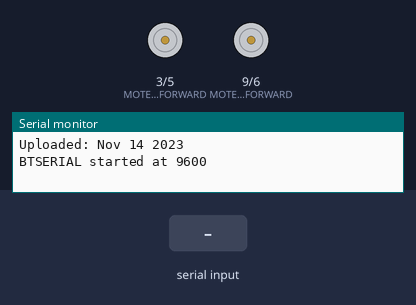
The sketch below on a simulated Arduino Uno, built with avr-gcc and run on an emulated ATmega328P. On the bench: motor-driver pin pairs drawn as motors (green arrow = first pin HIGH = forward, orange = second pin HIGH = backward, longer = more drive), the last lines printed to the serial monitor. Inputs (shaded band) come from the test bench.

Above: at 1.2 s.
1.3 s: "a" received over the second serial link
At 2.1 s:
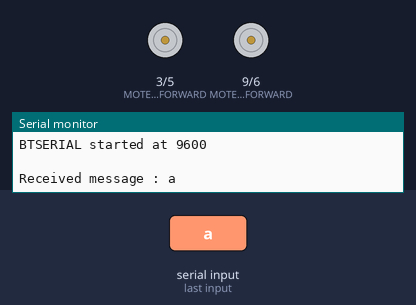
2.8 s: "r" received over the second serial link
At 3.2 s:
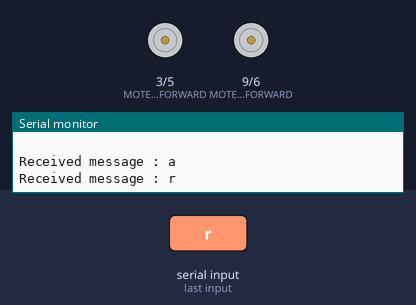
4.3 s: "g" received over the second serial link
At 4.6 s:
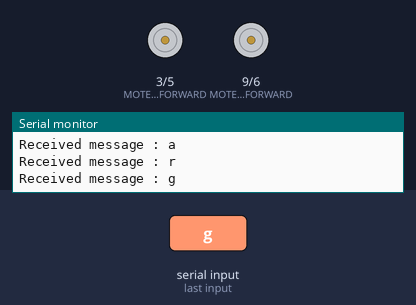
5.8 s: "d" received over the second serial link
At 7.0 s:
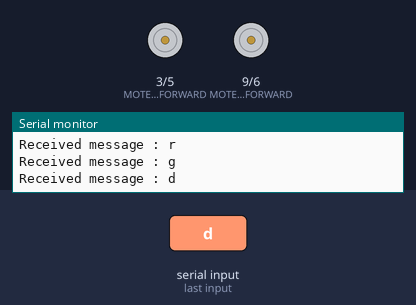
Timing chart, 0 to 8.8 s (numbered marks = the images above; inputs shaded):
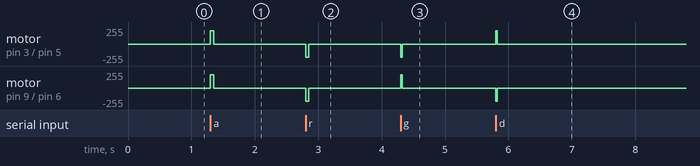

The sketch:

bluebot.ino
```cpp
/*
 * Ce bout de code fonctionne avec les modules :
 *  - Bluetooth HC-06
 *
 * On définit le code suivant:
 *  'a'  -> avancer pendant MOVING_TIME
 *  'r'  -> reculer pendant MOVING_TIME
 *  'g'  -> aller à gauche pendant MOVING_TIME / 2
 *  'd'  -> aller à droite pendant MOVING_TIME / 2
 */

#include "config.h"
#include "deplacement.h"
#include <SoftwareSerial.h>

SoftwareSerial BTserial(RXPIN, TXPIN);

char message;

void setup() {
    Serial.begin(BAUDRATE);

    Serial.print("Sketch: "); Serial.println(__FILE__);
    Serial.print("Uploaded: "); Serial.println(__DATE__);

    BTserial.begin(BAUDRATE);
    BTserial.setTimeout(TIMEOUT);
    Serial.print("BTSERIAL started at ");
    Serial.println(BAUDRATE);
    Serial.println(" ");
}

void loop() {
  /*
   * On test si on reçoit un caractère.
   */
  if (BTserial.available()) {

    message = BTserial.read();
    #if DEBUG == 1
      Serial.print("Received message : ");
      Serial.println(message);
    #endif

    /*
     * On applique le code défini plus haut sur le caractère reçu.
     */
    if (message == 'a') {
      avancer(MOVING_TIME);
    } else if (message == 'r') {
      reculer(MOVING_TIME);
    } else if (message == 'g') {
      gauche(MOVING_TIME / 2);
    } else if (message == 'd') {
      droite(MOVING_TIME / 2);
    } else {
      /*
       * On affiche le message reçu si il ne correspond pas au code défini plus haut.
       */
      Serial.print("Error the following character is not a valid command : ");
      Serial.println(message, BIN);
    }
  }
  BTserial.flush();
}
```

deplacement.h
```cpp
/*
 * La fonction reculer permet de reculer pendant un certain temps en milliseconde.
 * On active à pleine puissance :
 *  - MOTEUR_GAUCHE_BACKWARD
 *  - MOTEUR_DROIT_BACKWARD
 */
void reculer(unsigned long temps);
/*
 * La fonction avancer permet d'avancer pendant un certain temps en milliseconde.
 * On active à pleine puissance :
 *  - MOTEUR_GAUCHE_FORWARD
 *  - MOTEUR_DROIT_FORWARD
 */
void avancer(unsigned long temps);
/*
 * La fonction gauche permet d'aller à gauche pendant un certain temps en milliseconde.
 * On active à pleine puissance :
 * - MOTEUR_DROIT_FORWARD
 * - MOTEUR_GAUCHE_BACKWARD
 */
void gauche(unsigned long temps);
/*
 * La fonction droite permet d'aller à droite pendant un certain temps en milliseconde.
 * On active à pleine puissance :
 * - MOTEUR_GAUCHE_FORWARD
 * - MOTEUR_DROIT_BACKWARD
 */
void droite(unsigned long temps);
/*
 * La fonction reset stop les moteurs.
 */
void reset();
```

deplacement.ino
```cpp
void avancer(unsigned long temps) {
  analogWrite(MOTEUR_GAUCHE_FORWARD, 200);
  analogWrite(MOTEUR_GAUCHE_BACKWARD, 0);

  analogWrite(MOTEUR_DROIT_FORWARD, 200);
  analogWrite(MOTEUR_DROIT_BACKWARD, 0);

  delay(temps);

  reset();
}

void reculer(unsigned long temps){
  analogWrite(MOTEUR_GAUCHE_BACKWARD, 200);
  analogWrite(MOTEUR_GAUCHE_FORWARD, 0);

  analogWrite(MOTEUR_DROIT_BACKWARD, 200);
  analogWrite(MOTEUR_DROIT_FORWARD, 0);

  delay(temps);

  reset();
}

void reset() {
  analogWrite(MOTEUR_GAUCHE_BACKWARD, 0);
  analogWrite(MOTEUR_GAUCHE_FORWARD, 0);

  analogWrite(MOTEUR_DROIT_BACKWARD, 0);
  analogWrite(MOTEUR_DROIT_FORWARD, 0);
}


void gauche(unsigned long temps) {
  analogWrite(MOTEUR_GAUCHE_BACKWARD, 200);
  analogWrite(MOTEUR_GAUCHE_FORWARD, 0);

  analogWrite(MOTEUR_DROIT_FORWARD, 200);
  analogWrite(MOTEUR_DROIT_BACKWARD, 0);

  delay(temps);
  reset();
}

void droite(unsigned long temps) {
  analogWrite(MOTEUR_GAUCHE_FORWARD, 200);
  analogWrite(MOTEUR_GAUCHE_BACKWARD, 0);

  analogWrite(MOTEUR_DROIT_BACKWARD, 200);
  analogWrite(MOTEUR_DROIT_FORWARD, 0);

  delay(temps);
  reset();
}
```

config.h
```cpp
#define DEBUG 1
#define BAUDRATE 9600
#define RXPIN 11  // Vers la broche TX du module bluetooth
#define TXPIN 12  // Vers la broche RX du module bluetooth
/*
 * NOTE :
 * La broche RX du module bluetooth n'est pas branché au microcontrôleur.
 * Donc les messages provenant du module bluetooth ne seront pas affichés.
 *
 */


#define TIMEOUT 100

// 9 et 6 Moteur Droite
// 3 et 5 Moteur Gauche

#define MOTEUR_GAUCHE_FORWARD 3
#define MOTEUR_GAUCHE_BACKWARD 5

#define MOTEUR_DROIT_FORWARD 9
#define MOTEUR_DROIT_BACKWARD 6

#define MOVING_TIME 50 // Le temps en milliseconde pendant lequel on active le moteur
```

Measured:
- after the input at 1.3 s, motor on pin 3 (MOTEUR_GAUCHE_FORWARD) / pin 5 (MOTEUR_GAUCHE_BACKWARD), motor on pin 9 (MOTEUR_DROIT_FORWARD) / pin 6 (MOTEUR_DROIT_BACKWARD): stopped → forward 200/255 at once, → stopped 0.05 s later
- after the input at 2.8 s, motor on pin 3 (MOTEUR_GAUCHE_FORWARD) / pin 5 (MOTEUR_GAUCHE_BACKWARD), motor on pin 9 (MOTEUR_DROIT_FORWARD) / pin 6 (MOTEUR_DROIT_BACKWARD): stopped → backward 200/255 at once, → stopped 0.05 s later
- after the input at 4.3 s, motor on pin 3 (MOTEUR_GAUCHE_FORWARD) / pin 5 (MOTEUR_GAUCHE_BACKWARD): stopped → backward 200/255 at once, → stopped 0.03 s later; motor on pin 9 (MOTEUR_DROIT_FORWARD) / pin 6 (MOTEUR_DROIT_BACKWARD): stopped → forward 200/255 at once, → stopped 0.03 s later
- after the input at 5.8 s, motor on pin 3 (MOTEUR_GAUCHE_FORWARD) / pin 5 (MOTEUR_GAUCHE_BACKWARD): stopped → forward 200/255 at once, → stopped 0.03 s later; motor on pin 9 (MOTEUR_DROIT_FORWARD) / pin 6 (MOTEUR_DROIT_BACKWARD): stopped → backward 200/255 at once, → stopped 0.03 s later
